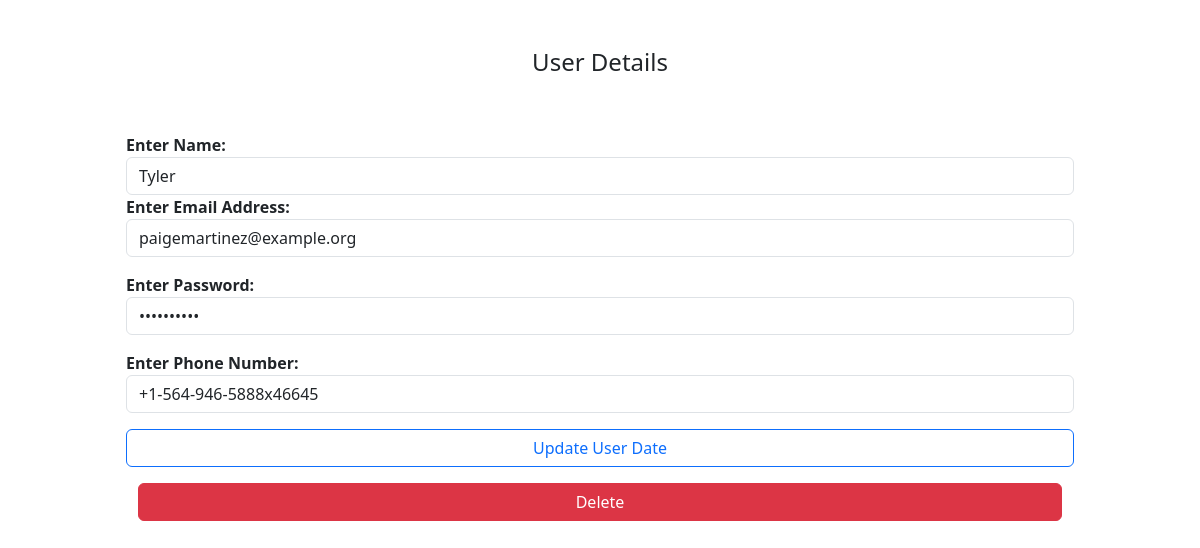
Screenshot of /user/64 with the database file from the repository.
### models.py (models this page shows, shortened)
class User(db.Model):
    id = db.Column(db.Integer, primary_key=True)
    name = db.Column(db.String(60) )
    email = db.Column(db.String(60))
    password = db.Column(db.String(500))
    mobile_number = db.Column(db.String(300))
    create_at = db.Column(
        db.TIMESTAMP,
        default=datetime.utcnow,
        nullable=False
      )

### main.py (the view, shortened to what this page needs)
@app.route('/user/<int:id>', methods=['GET', 'POST'])
def retrieve_update_user(id):
    user = User.query.filter_by(id=id).first()
    if request.method == 'GET':
        return render_template('user_details.html', user=user)
    else:
        return jsonify({"status": 500, "message": "HTTP method not allowed."})

### templates/user_details.html
{% extends "base.html" %}
{% block content %}
<div class="container p-5">
    <h4 class="text-center">User Details </h4>
    <form action="/user/{{user.id}}" method="POST" class="col p-5 justify-content-center">
        <div class="form-group justify-content-center">
            <label for="exampleInputEmail1" class="fw-bold">Enter Name:</label>
            <input type="text" name="name" class="form-control" id="exampleInputEmail1" aria-describedby="emailHelp"
                placeholder="Enter Name" value="{{ user.name }}" required>
            <div class="form-group mb-3 justify-content-center">
                <label for="exampleInputPassword1" class="fw-bold">Enter Email Address:</label>
                <input type="email" name="email" class="form-control" id="exampleInputPassword1"
                    placeholder="Email Address" value="{{ user.email }}" required>
            </div>
            <div class="form-group mb-3 justify-content-center">
                <label for="exampleInputPassword1" class="fw-bold">Enter Password:</label>
                <input type="password" name="password" class="form-control" id="exampleInputPassword1"
                    placeholder="Password" value="{{ user.password }}" required>
            </div>
            <div class="form-group mb-3 justify-content-center">
                <label for="exampleInputPassword1" class="fw-bold">Enter Phone Number:</label>
                <input type="tel" name="mobile_number" class="form-control" id="exampleInputPassword1"
                    placeholder="Phone Number" value="{{ user.mobile_number }}" required>
            </div>
            <button type="submit " class="btn btn-outline-primary justify-content-center w-100 mb-3 ">Update User
                Date</button>
            <div class="container-fluid ">
                <a class="btn btn-danger btn-custom w-100" href="/user/{{user.id }}/delete">Delete</a>
            </div>
    </form>
</div>
{% endblock %}

### rows the page displays
User: name "Tyler", email "paigemartinez@example.org", mobile_number "+1-564-946-5888x46645"
